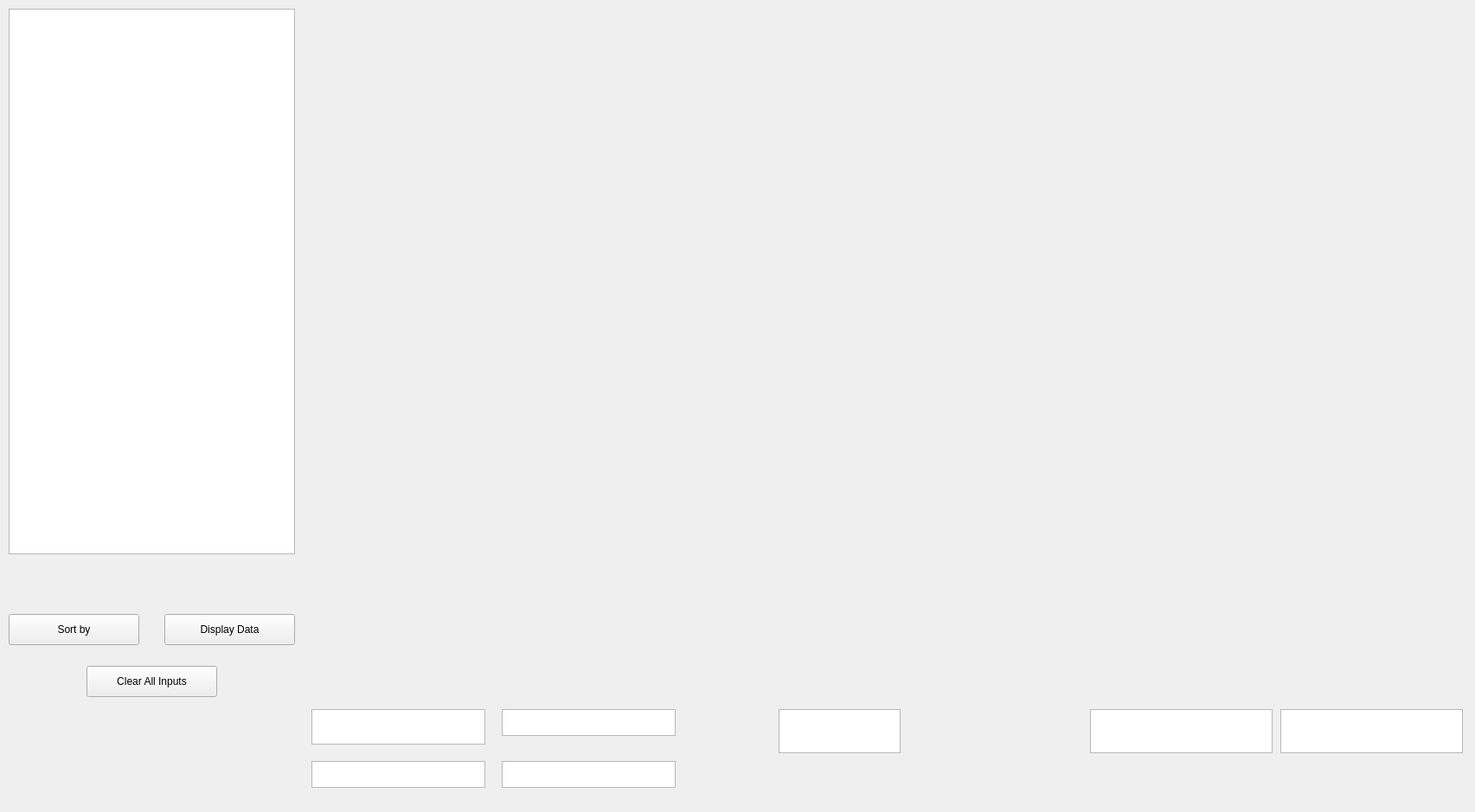
<?xml version="1.0" encoding="UTF-8"?>
<ui version="4.0">
 <class>Form</class>
 <widget class="QWidget" name="Form">
  <property name="geometry">
   <rect>
    <x>0</x>
    <y>0</y>
    <width>1705</width>
    <height>939</height>
   </rect>
  </property>
  <property name="windowTitle">
   <string>Form</string>
  </property>
  <widget class="QListWidget" name="listWidget_data">
   <property name="geometry">
    <rect>
     <x>10</x>
     <y>10</y>
     <width>331</width>
     <height>631</height>
    </rect>
   </property>
  </widget>
  <widget class="QPushButton" name="pushButton_sortby">
   <property name="geometry">
    <rect>
     <x>10</x>
     <y>710</y>
     <width>151</width>
     <height>36</height>
    </rect>
   </property>
   <property name="text">
    <string>Sort by</string>
   </property>
  </widget>
  <widget class="QWidget" name="verticalLayoutWidget_2">
   <property name="geometry">
    <rect>
     <x>350</x>
     <y>10</y>
     <width>471</width>
     <height>801</height>
    </rect>
   </property>
   <layout class="QVBoxLayout" name="layout_data_figure"/>
  </widget>
  <widget class="QPushButton" name="pushButton_display_data">
   <property name="geometry">
    <rect>
     <x>190</x>
     <y>710</y>
     <width>151</width>
     <height>36</height>
    </rect>
   </property>
   <property name="text">
    <string>Display Data</string>
   </property>
  </widget>
  <widget class="QPlainTextEdit" name="componentsText">
   <property name="geometry">
    <rect>
     <x>900</x>
     <y>820</y>
     <width>141</width>
     <height>51</height>
    </rect>
   </property>
   <property name="font">
    <font>
     <pointsize>7</pointsize>
    </font>
   </property>
   <property name="lineWrapMode">
    <enum>QPlainTextEdit::WidgetWidth</enum>
   </property>
   <property name="plainText">
    <string/>
   </property>
   <property name="overwriteMode">
    <bool>false</bool>
   </property>
   <property name="placeholderText">
    <string>Number of Componenets</string>
   </property>
  </widget>
  <widget class="QPlainTextEdit" name="svd_auto_limits">
   <property name="geometry">
    <rect>
     <x>1480</x>
     <y>820</y>
     <width>211</width>
     <height>51</height>
    </rect>
   </property>
   <property name="font">
    <font>
     <pointsize>7</pointsize>
    </font>
   </property>
   <property name="lineWrapMode">
    <enum>QPlainTextEdit::WidgetWidth</enum>
   </property>
   <property name="plainText">
    <string/>
   </property>
   <property name="overwriteMode">
    <bool>false</bool>
   </property>
   <property name="placeholderText">
    <string>Set Limits on Autocorrelation</string>
   </property>
  </widget>
  <widget class="QPlainTextEdit" name="energyText">
   <property name="geometry">
    <rect>
     <x>360</x>
     <y>820</y>
     <width>201</width>
     <height>41</height>
    </rect>
   </property>
   <property name="lineWrapMode">
    <enum>QPlainTextEdit::WidgetWidth</enum>
   </property>
   <property name="plainText">
    <string/>
   </property>
   <property name="overwriteMode">
    <bool>false</bool>
   </property>
   <property name="placeholderText">
    <string>Energy Range(Ex: 1000, 2500)</string>
   </property>
  </widget>
  <widget class="QPlainTextEdit" name="columnsText">
   <property name="geometry">
    <rect>
     <x>580</x>
     <y>820</y>
     <width>201</width>
     <height>31</height>
    </rect>
   </property>
   <property name="lineWrapMode">
    <enum>QPlainTextEdit::WidgetWidth</enum>
   </property>
   <property name="plainText">
    <string/>
   </property>
   <property name="overwriteMode">
    <bool>false</bool>
   </property>
   <property name="placeholderText">
    <string>Columns (Ex: 1, 10)</string>
   </property>
  </widget>
  <widget class="QWidget" name="verticalLayoutWidget_3">
   <property name="geometry">
    <rect>
     <x>830</x>
     <y>10</y>
     <width>431</width>
     <height>801</height>
    </rect>
   </property>
   <layout class="QVBoxLayout" name="layout_svd_figure"/>
  </widget>
  <widget class="QWidget" name="verticalLayoutWidget_4">
   <property name="geometry">
    <rect>
     <x>1270</x>
     <y>10</y>
     <width>421</width>
     <height>801</height>
    </rect>
   </property>
   <layout class="QVBoxLayout" name="layout_auto_figure"/>
  </widget>
  <widget class="QPlainTextEdit" name="svd_sing_limits">
   <property name="geometry">
    <rect>
     <x>1260</x>
     <y>820</y>
     <width>211</width>
     <height>51</height>
    </rect>
   </property>
   <property name="font">
    <font>
     <pointsize>7</pointsize>
    </font>
   </property>
   <property name="lineWrapMode">
    <enum>QPlainTextEdit::WidgetWidth</enum>
   </property>
   <property name="plainText">
    <string/>
   </property>
   <property name="overwriteMode">
    <bool>false</bool>
   </property>
   <property name="placeholderText">
    <string>Set Limits on Singular Values</string>
   </property>
  </widget>
  <widget class="QPlainTextEdit" name="dataOffset">
   <property name="geometry">
    <rect>
     <x>360</x>
     <y>880</y>
     <width>201</width>
     <height>31</height>
    </rect>
   </property>
   <property name="lineWrapMode">
    <enum>QPlainTextEdit::WidgetWidth</enum>
   </property>
   <property name="plainText">
    <string/>
   </property>
   <property name="overwriteMode">
    <bool>false</bool>
   </property>
   <property name="placeholderText">
    <string>Data Offset of Subplot</string>
   </property>
  </widget>
  <widget class="QPushButton" name="clearButton">
   <property name="geometry">
    <rect>
     <x>100</x>
     <y>770</y>
     <width>151</width>
     <height>36</height>
    </rect>
   </property>
   <property name="text">
    <string>Clear All Inputs</string>
   </property>
  </widget>
  <widget class="QPlainTextEdit" name="dataOffsetWhole">
   <property name="geometry">
    <rect>
     <x>580</x>
     <y>880</y>
     <width>201</width>
     <height>31</height>
    </rect>
   </property>
   <property name="lineWrapMode">
    <enum>QPlainTextEdit::WidgetWidth</enum>
   </property>
   <property name="plainText">
    <string/>
   </property>
   <property name="overwriteMode">
    <bool>false</bool>
   </property>
   <property name="placeholderText">
    <string>Data Offset of Data</string>
   </property>
  </widget>
 </widget>
 <resources/>
 <connections/>
</ui>
